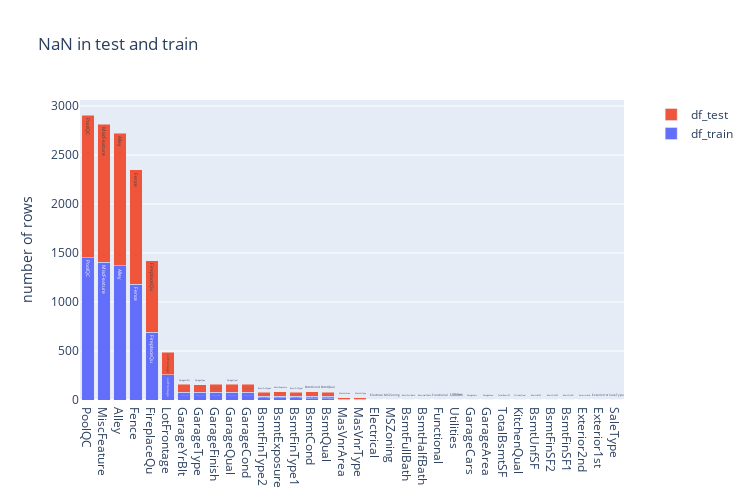

The notebook cell saved with this chart:
### Code cell
trace1 = go.Bar(x = df_train_null.index, 
                y = df_train_null['missing'],
                name="df_train", 
                text = df_train_null.index)

trace2 = go.Bar(x = df_test_null.index, 
                y = df_test_null['missing'],
                name="df_test", 
                text = df_test_null.index)

data = [trace1, trace2]

layout = dict(title = "NaN in test and train", 
              xaxis=dict(ticklen=10, zeroline= False),
              yaxis=dict(title = "number of rows", side='left', ticklen=10,),                                  
              legend=dict(orientation="v", x=1.05, y=1.0),
              autosize=False, width=750, height=500,
              barmode='stack'
              )

fig = dict(data = data, layout = layout)
iplot(fig)

### Figure 1 — Plotly figure (JSON) as saved in the notebook; plotly's stock layout.template omitted (floating-point values rounded to 4 significant figures)
{"data": [{"name": "df_train", "text": ["PoolQC", "MiscFeature", "Alley", "Fence", "FireplaceQu", "LotFrontage", "GarageYrBlt", "GarageType", "GarageFinish", "GarageQual", "GarageCond", "BsmtFinType2", "BsmtExposure", "BsmtFinType1", "BsmtCond", "BsmtQual", "MasVnrArea", "MasVnrType", "Electrical"], "type": "bar", "x": ["PoolQC", "MiscFeature", "Alley", "Fence", "FireplaceQu", "LotFrontage", "GarageYrBlt", "GarageType", "GarageFinish", "GarageQual", "GarageCond", "BsmtFinType2", "BsmtExposure", "BsmtFinType1", "BsmtCond", "BsmtQual", "MasVnrArea", "MasVnrType", "Electrical"], "y": [1453, 1406, 1369, 1179, 690, 259, 81, 81, 81, 81, 81, 38, 38, 37, 37, 37, 8, 8, 1]}, {"name": "df_test", "text": ["PoolQC", "MiscFeature", "Alley", "Fence", "FireplaceQu", "LotFrontage", "GarageCond", "GarageYrBlt", "GarageQual", "GarageFinish", "GarageType", "BsmtCond", "BsmtExposure", "BsmtQual", "BsmtFinType1", "BsmtFinType2", "MasVnrType", "MasVnrArea", "MSZoning", "BsmtFullBath", "BsmtHalfBath", "Functional", "Utilities", "GarageCars", "GarageArea", "TotalBsmtSF", "KitchenQual", "BsmtUnfSF", "BsmtFinSF2", "BsmtFinSF1", "Exterior2nd", "Exterior1st", "SaleType"], "type": "bar", "x": ["PoolQC", "MiscFeature", "Alley", "Fence", "FireplaceQu", "LotFrontage", "GarageCond", "GarageYrBlt", "GarageQual", "GarageFinish", "GarageType", "BsmtCond", "BsmtExposure", "BsmtQual", "BsmtFinType1", "BsmtFinType2", "MasVnrType", "MasVnrArea", "MSZoning", "BsmtFullBath", "BsmtHalfBath", "Functional", "Utilities", "GarageCars", "GarageArea", "TotalBsmtSF", "KitchenQual", "BsmtUnfSF", "BsmtFinSF2", "BsmtFinSF1", "Exterior2nd", "Exterior1st", "SaleType"], "y": [1456, 1408, 1352, 1169, 730, 227, 78, 78, 78, 78, 76, 45, 44, 44, 42, 42, 16, 15, 4, 2, 2, 2, 2, 1, 1, 1, 1, 1, 1, 1, 1, 1, 1]}], "layout": {"autosize": false, "barmode": "stack", "height": 500, "legend": {"orientation": "v", "x": 1.05, "y": 1}, "title": {"text": "NaN in test and train"}, "width": 750, "xaxis": {"ticklen": 10, "zeroline": false}, "yaxis": {"side": "left", "ticklen": 10, "title": {"text": "number of rows"}}}}
